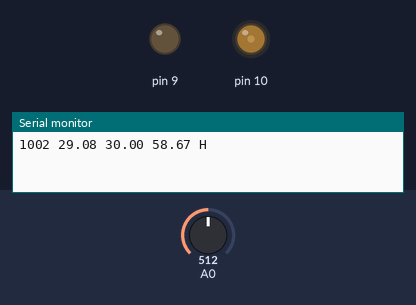
This sketch was run on a simulated Arduino Uno, built with avr-gcc and run on an emulated ATmega328P. Parts: output pins drawn as LEDs (lit = HIGH), the last lines printed to the serial monitor. The test bench sets the inputs (shaded band); at power-on: A0 = 512.

Above: at 1.2 s.
1.3 s: A0 set to 716
At 3.2 s:
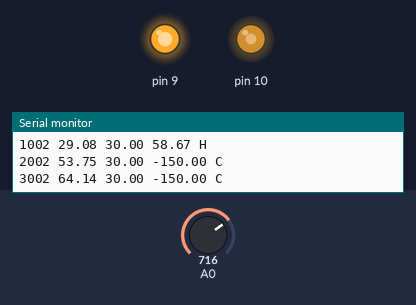
3.5 s: A0 set to 836
5.2 s: A0 set to 851
At 6.3 s:
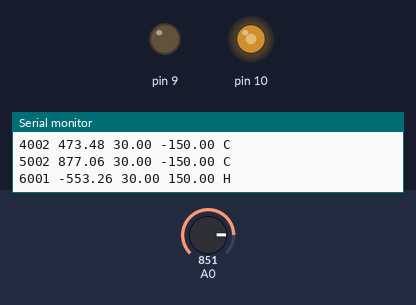
7.5 s: A0 set to 511
At 9.8 s:
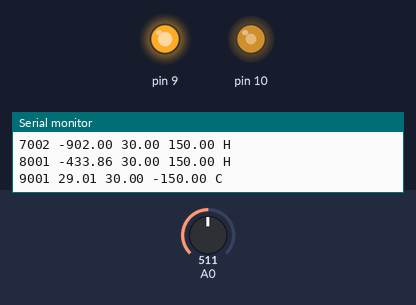
10.5 s: A0 set to 390
At 12.8 s:
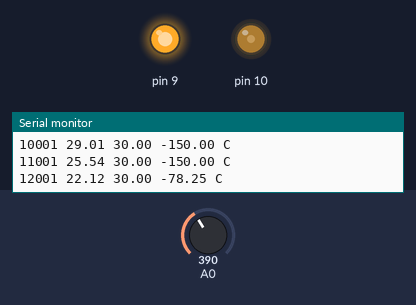
13.5 s: A0 set to 306
At 14.8 s:
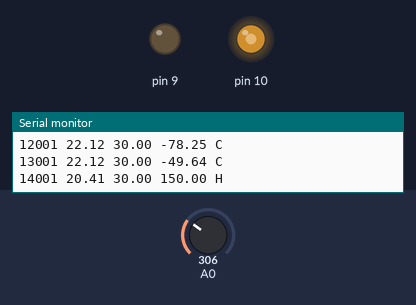
Timing chart, 0 to 16.5 s (numbered marks = the images above; inputs shaded):
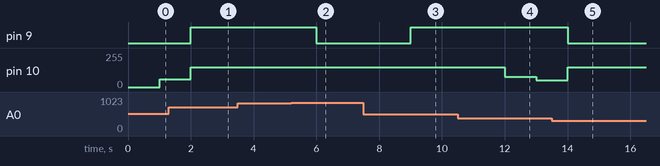

Measured:
- the behaviour switches between 843 and 844 on A0 (found by bisection; images 1 and 2)
- after the input at 1.3 s, pin 9: LOW → HIGH after 0.70 s
- after the input at 5.2 s, pin 9: HIGH → LOW after 0.80 s
- after the input at 7.5 s, pin 9: LOW → HIGH after 1.5 s
- after the input at 10.5 s, pin 10: 150/255 → 78/255 after 1.5 s, → 49/255 1.0 s later
- after the input at 13.5 s, pin 9: HIGH → LOW after 0.50 s instead of 2.5 s

The sketch:

controller_LUT.ino
```cpp
#include <avr/pgmspace.h>

struct Controller{
  float P;
  float I;
  float D;

  float last_error;
  float last_temp;
  float sum_error;

  float M;
  float C;

  float (*output)(struct Controller*, float, float); // (this, temp, setpoint) -> output
};

float PID_OUT(struct Controller* self, float temp, float set_point){
  float error = set_point - temp;
  float bias_err = (error - 0.1 * self->last_error)/10;

  self->sum_error = self->sum_error + abs(error/1.5)* abs( error/1.5) * error/1.5 * exp(-error*error*3/1.5)*14; //* exp( error/abs(error) * bias_err );
  if(self->sum_error > 0){
    self->sum_error = min(20, self->sum_error);
  }else{
    self->sum_error = max(-20, self->sum_error);
  }

  float out_P = self->P * ( abs(error) * error + error * 5) + self->M * temp + self->C;
  float out_I = self->I * self->sum_error * exp(- abs( bias_err ));
  float out_D = self->D * bias_err * exp(-error*error/36);


  //float out = (self->P * error) + self->sum_error + (self->D * (error - self->last_error)*exp(-(error*error)/5));
  float out = out_P + out_I + out_D;

  // Serial.println(out_P);
  // Serial.println(out_I);
  // Serial.println(out_I);
  // Serial.println(bias_err);
  self->last_error = self->last_error*0.9 + error;
  self->last_temp = temp;
  return out;
}


float read_temp(){
  float v = analogRead(A0) * (5.13 / 1024.0);
  float res = ((5.13 - v) * 7400) / v; // solved for R1 in voltage divider.
  float TA = 24.;//c
  float TB = 45.5;//c
  float RA = 10260;//ohm
  float RB = 4240;//ohm

  float B = log(RA / RB) * (1 / ((1 / TA) - (1 / TB)));

  float temp = 1 / ((log(res / RB) / B) + (1 / TB));
  return temp;
}

void printState(unsigned long TimeStamp, float CurrentTemp, float TargetTemp, float PIDOutput){
  Serial.print(TimeStamp);
  Serial.print(" ");
  Serial.print(CurrentTemp);
  Serial.print(" ");
  Serial.print(TargetTemp);
  Serial.print(" ");
  Serial.print( PIDOutput);
  Serial.print(" ");
  if (PIDOutput > 0) {
    Serial.println("H");
  } else {
    Serial.println("C");
  }
}


struct Controller stabilizer = (struct Controller){
  .P = 2.0,
  .I = 0.1,
  .D = 300,

  .last_error = 0,
  .last_temp = 0,
  .sum_error = 0,

  // OUTPUT = M * (Temp) + C
  // Numbers are obtained by fitting temperature vs output data
  .M = 2.31,
  .C = -46.35,

  .output = &PID_OUT
};


float set_point = 30;
float temp_sum = 0;
bool isSafe = true;
unsigned int counter = 0;

// LUT for temperture. Use matlab to generate the table.
const PROGMEM double lookupTable[] = {
    30.00, 30.00, 30.00, 30.00, 30.00, 30.00, 30.00, 30.00, 30.00, 30.00,
    30.00, 30.00, 30.00, 30.00, 30.00, 30.00, 30.00, 30.00, 30.00, 30.00,
    30.00, 30.00, 30.00, 30.00, 30.00, 30.00, 30.00, 30.00, 30.00, 30.00,
    30.00, 30.00, 30.00, 30.00, 30.00, 30.00, 30.00, 30.00, 30.00, 30.00,
    30.00, 30.00, 30.00, 30.00, 30.00, 30.00, 30.00, 30.00, 30.00, 30.00,
    30.00, 30.00, 30.00, 30.00, 30.00, 30.00, 30.00, 30.00, 30.00, 30.00,
    30.00, 30.00, 30.00, 30.00, 30.00, 30.00, 30.00, 30.00, 30.00, 30.00,
    30.00, 30.00, 30.00, 30.00, 30.00, 30.00, 30.00, 30.00, 30.00, 30.00,
    30.00, 30.00, 30.00, 30.00, 30.00, 30.00, 30.00, 30.00, 30.00, 30.00,
    30.00, 30.00, 30.00, 30.00, 30.00, 30.00, 30.00, 30.00, 30.00, 30.00,
    30.00, 30.00, 30.00, 30.00, 30.00, 30.00, 30.00, 30.00, 30.00, 30.00,
    30.00, 30.02, 30.09, 30.21, 30.37, 30.57, 30.82, 31.10, 31.41, 31.76,
    32.13, 32.52, 32.93, 33.35, 33.78, 34.22, 34.65, 35.07, 35.48, 35.87,
    36.24, 36.59, 36.90, 37.18, 37.43, 37.63, 37.79, 37.91, 37.98, 38.00,
    38.00, 38.00, 38.00, 38.00, 38.00, 38.00, 38.00, 38.00, 38.00, 38.00,
    38.00, 38.00, 38.00, 38.00, 38.00, 38.00, 38.00, 38.00, 38.00, 38.00,
    38.00, 38.00, 38.00, 38.00, 38.00, 38.00, 38.00, 38.00, 38.00, 38.00,
    38.00, 38.00, 38.00, 38.00, 38.00, 38.00, 38.00, 38.00, 38.00, 38.00
};

const int dt = 30;  // Time interval between the LUT. In terms of seconds
const unsigned long period = dt*sizeof(lookupTable) / sizeof(lookupTable[0]); //In seconds
const unsigned long StartTime = 0;
// ----------

void setup() {
  Serial.begin(9600);
  pinMode(9, OUTPUT);
  pinMode(10, OUTPUT);
}

//---------------------------------------------------------
unsigned long TimeStamp = 0; // time since start in seconds, used only for printing state
unsigned long prgm_count = 0;
unsigned long NextTime = 1000;

void loop() {
  TimeStamp = millis();

  if(TimeStamp > NextTime){
    on_second();
    NextTime = NextTime + 1000; // Update for the next read time
    prgm_count = 0;
  }

  on_centisecond();
  delay(1);
  prgm_count++;
}

void on_second(){

  float temp = temp_sum / prgm_count;
  temp_sum = 0;

  // update_target();

  float output = stabilizer.output(&stabilizer, temp, set_point);

  // If the output is continuously higher than 80 or lower than -80 than somethings wrong
  if (abs( output) > 80) {
    counter++;
  } else {
    counter = 0;
  }

  // If something goes wrong isSafe = false
  if (Serial.availableForWrite() < 35 || counter > 400){
    isSafe = false;
  }

  if (isSafe){
    if (output > 0) {
      output = min(150, output);
    } else {
      output = max(-150, output);
    }
  } else { // If something goes wrong, set the output to 0
    output = 0;
  }
  digitalWrite(9, (output > 0) ? LOW : HIGH);
  analogWrite(10, abs(output));
  printState(TimeStamp, temp, set_point, output);
  TimeStamp++;
}

//------
void update_target(){
  unsigned long TimeDiff = (TimeStamp)/1000;
  unsigned long rem = TimeDiff % period;
  unsigned int quo = rem / dt;
  set_point = pgm_read_float(&lookupTable[quo]);
}

//---------------------------------------------------------

void on_centisecond(){
  temp_sum += read_temp();
}
```
